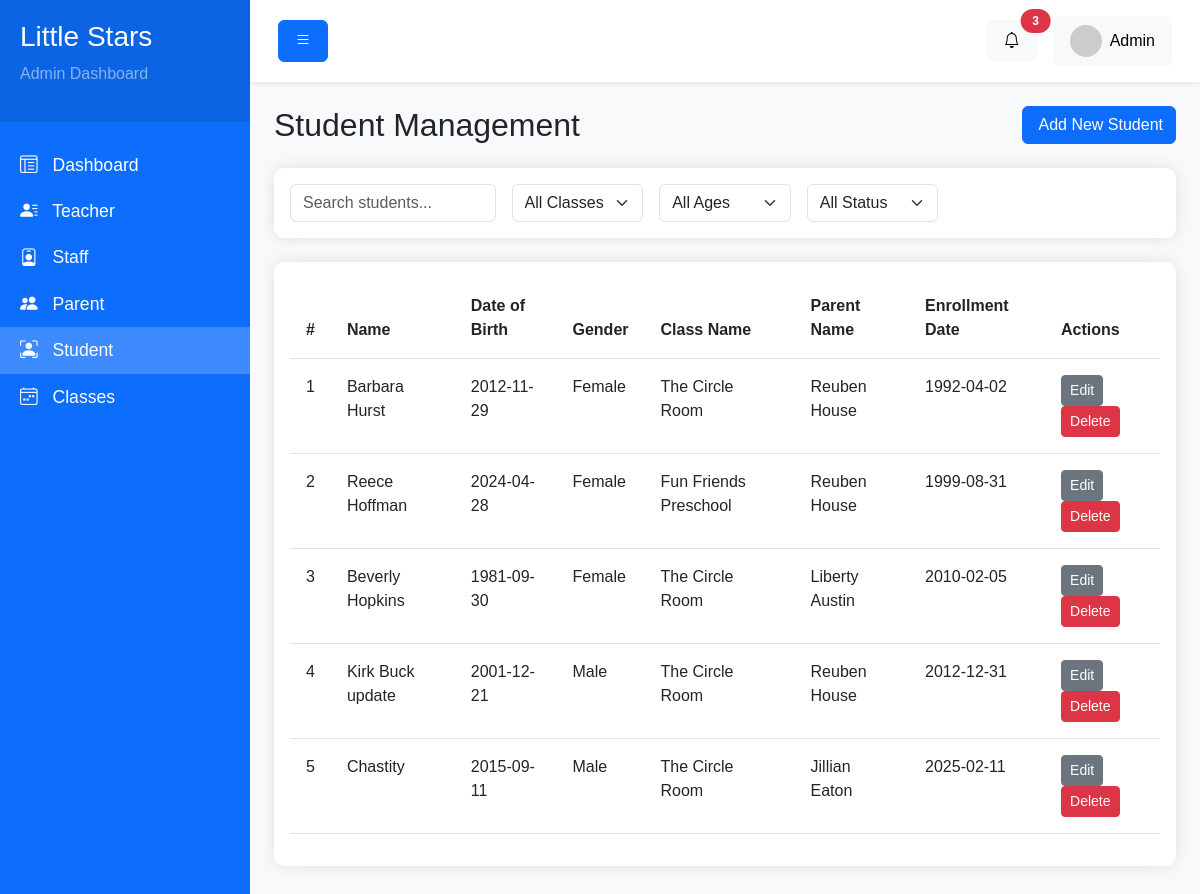
The page /backend/students.php on the database as committed earlier.
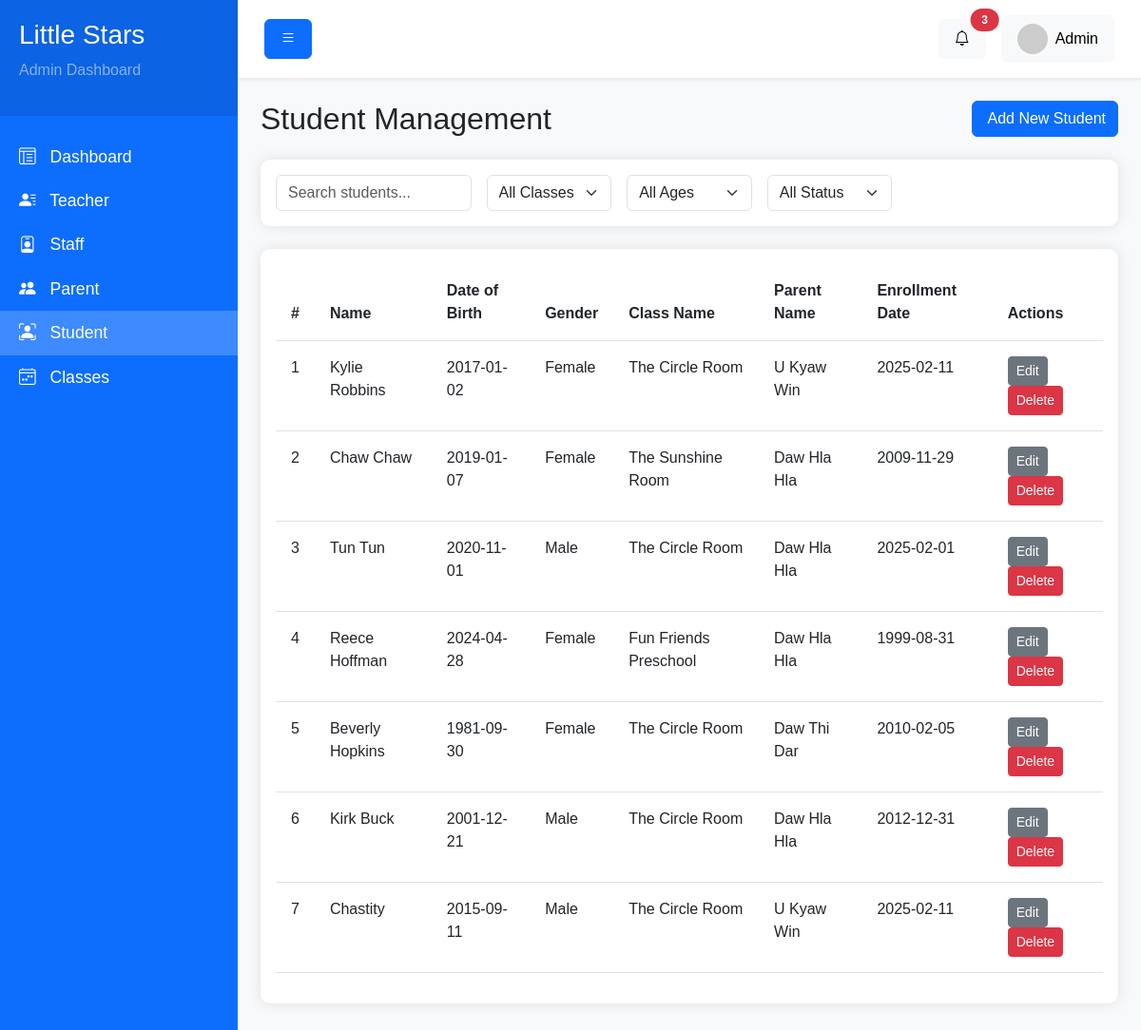
The same page on the database as committed later.
### tables this page shows
CREATE TABLE `Students` (
  `student_id` int NOT NULL,
  `name` varchar(50) NOT NULL,
  `date_of_birth` date NOT NULL,
  `gender` enum('Male','Female','Other') NOT NULL,
  `parent_id` int NOT NULL,
  `enrollment_date` date NOT NULL,
  `class_id` int DEFAULT NULL
);

CREATE TABLE `Classes` (
  `class_id` int NOT NULL,
  `class_name` varchar(50) NOT NULL,
  `age` varchar(50) NOT NULL,
  `teacher_id` int DEFAULT NULL,
  `max_students` int DEFAULT NULL,
  `schedule` text,
  `start_date` date NOT NULL
);

CREATE TABLE `Parents` (
  `parent_id` int NOT NULL,
  `user_id` int NOT NULL,
  `name` varchar(50) NOT NULL,
  `phone` varchar(50) NOT NULL,
  `address` text
);

### backend/students.php (the view, shortened to what this page needs)
<?php include '../database/db.php'; ?>
<?php include 'layouts/header.php'; ?>
    <div class="wrapper">
        <?php include 'components/sidebar.php'; ?>
        <div id="content">
            <?php include 'components/top-nav.php'; ?>
            <div class="container-fluid p-4">
                <div class="d-flex justify-content-between align-items-center mb-4">
                    <h2 class="mb-0">Student Management</h2>
                    <button class="btn btn-primary" data-bs-toggle="modal" data-bs-target="#addStudentModal">
                        <i class="bi bi-plus-lg"></i> Add New Student
                    </button>
                </div>
                <?php include 'components/students/filters.php'; ?>
                <?php include 'components/students/table.php'; ?>
            </div>
        </div>
    </div>
<?php include 'layouts/footer.php'; ?>

### backend/components/sidebar.php
<?php
    $navItems = [
        ['name' => 'Dashboard', 'link'=> 'index.php', 'icon' => 'bi bi-layout-text-window-reverse'],
        ['name' => 'Teacher', 'link'=> 'teachers.php' , 'icon' => 'bi bi-person-lines-fill'],
        ['name' => 'Staff', 'link'=> 'staff.php' , 'icon' => 'bi bi-person-badge'],
        ['name' => 'Parent', 'link'=> 'parents.php' , 'icon' => 'bi bi-people-fill'],
        ['name' => 'Student', 'link'=> 'students.php', 'icon' => 'bi bi-person-bounding-box'],
        ['name' => 'Classes', 'link'=> 'classes.php' , 'icon' => 'bi bi-calendar4-week'],
    ];
    function activeClass($itemUrl): string {
        $itemUrl = '/backend/' . $itemUrl;
        if ($_SERVER['REQUEST_URI'] == $itemUrl) {
            return 'active';
        }
        return '';
    }
?>
  <nav id="sidebar" class="bg-primary">
      <div class="sidebar-header">
          <h3 class="text-white">Little Stars</h3>
          <p class="text-white-50">Admin Dashboard</p>
      </div>
      <ul class="list-unstyled components">
            <?php foreach ($navItems as $item ): ?>
                <li class="<?php echo activeClass($item['link']); ?>">
                    <a href="<?php echo '/backend/'.$item['link'] ?>" >
                    <i class="<?php echo $item['icon'] ?>"></i>
                    <?php echo $item['name'] ?>
                    </a>
                </li>
            <?php endforeach; ?>
      </ul>
  </nav>

### backend/components/students/table.php
<?php
    $get_student_list_query = "SELECT *, Students.name AS student_name, Parents.name AS parent_name, Classes.class_name AS class_name FROM Students LEFT JOIN Parents ON Students.parent_id = Parents.parent_id LEFT JOIN Classes ON Students.class_id = Classes.class_id ORDER BY Students.student_id DESC";
    $statement = $pdo->prepare($get_student_list_query);
    $statement->execute();
    $students = [];
    while($student = $statement->fetch(PDO::FETCH_ASSOC)) {
        $students[] = $student;
    }
?>
<div class="card">
    <div class="card-body">
        <div class="table-responsive">
            <table class="table">
                <thead>
                    <tr>
                        <th>#</th>
                        <th>Name</th>
                        <th>Date of Birth</th>
                        <th>Gender</th>
                        <th>Class Name</th>
                        <th>Parent Name</th>
                        <th>Enrollment Date</th>
                        <th>Actions</th>
                    </tr>
                </thead>
                <tbody>
                        <?php if(isset($students) && count($students) > 0) : ?>
                            <?php $i = 1; ?>
                            <?php foreach($students as $student) : ?>
                                <tr>
                                    <td><?= $i++ ?></td>
                                    <td><?= $student['student_name'] ?></td>
                                    <td><?= $student['date_of_birth'] ?></td>
                                    <td><?= $student['gender'] ?></td>
                                    <td><?= $student['class_name'] ?></td>
                                    <td><?= $student['parent_name'] ?></td>
                                    <td><?= $student['enrollment_date'] ?></td>
                                    <td>
                                        <a href="students-edit.php?id=<?= $student['student_id'] ?>" class="btn btn-secondary btn-sm">Edit</a>
                                        <button class="btn btn-danger btn-sm">Delete</button>
                                    </td>
                                </tr>
                            <?php endforeach; ?>
                        <?php endif; ?>
                </tbody>
            </table>
        </div>
    </div>
</div>

Rows that differ between the two databases and show on the page:
added students: name "Kylie Robbins", date_of_birth "2017-01-02", gender "Female", class.class_name "The Circle Room", parent.name "U Kyaw Win", enrollment_date "2025-02-11"
added students: name "Chaw Chaw", date_of_birth "2019-01-07", gender "Female", class.class_name "The Sunshine Room", parent.name "Daw Hla Hla", enrollment_date "2009-11-29"
changed students: name "Barbara Hurst" → "Tun Tun"; date_of_birth "2012-11-29" → "2020-11-01"; gender "Female" → "Male"; parent.name "Reuben House" → "Daw Hla Hla"; enrollment_date "1992-04-02" → "2025-02-01"
changed through a linked row, students "Reece Hoffman": parent.name "Reuben House" → "Daw Hla Hla"
changed through a linked row, students "Beverly Hopkins": parent.name "Liberty Austin" → "Daw Thi Dar"
changed students: name "Kirk Buck update" → "Kirk Buck"; parent.name "Reuben House" → "Daw Hla Hla"
changed through a linked row, students "Chastity": parent.name "Jillian Eaton" → "U Kyaw Win"
